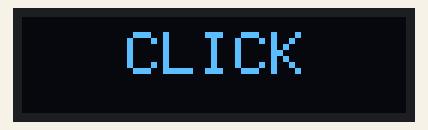
The sketch below on a simulated Arduino Leonardo, built with avr-gcc and run on an emulated ATmega32U4. On the bench: 128×32 one-colour display. USB keyboard and mouse output is not drawn.

Above: at 2.1 s.
At 6.2 s:
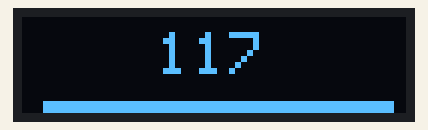
At 11.3 s:
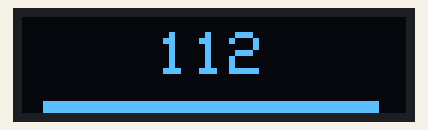
At 20.4 s:
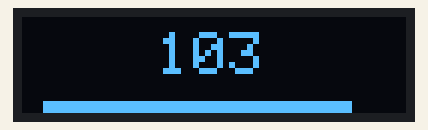
At 29.6 s:
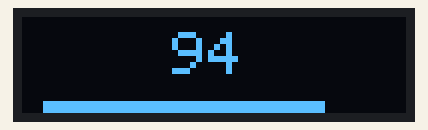
At 38.7 s:
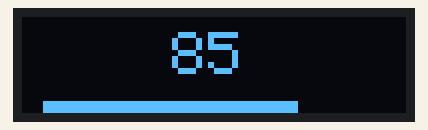

The sketch:

sketch_mouse_jiggler_counter.ino
```cpp
#include <Wire.h>
#include <Adafruit_GFX.h>
#include <Adafruit_SSD1306.h>
#include <Mouse.h>

#define SCREEN_WIDTH 128 // OLED display width, in pixels
#define SCREEN_HEIGHT 32 // OLED display height, in pixels
// #define COUNTER_COL 60 // Counter horisontal position, default display
// #define TEXT_COL 40 // Text horisontal position, default display
// #define TEXT_ROW 15 // Text vertical position, default display
#define COUNTER_COL 55 // Counter horisontal position, flipped display
#define TEXT_COL 35 // Text horisontal position, flipped display
#define TEXT_ROW 5 // Text vertical position, flipped display

// Declaration for an SSD1306 display connected to I2C (SDA, SCL pins)
Adafruit_SSD1306 display(SCREEN_WIDTH, SCREEN_HEIGHT, &Wire, -1);

void setup() {
  Serial.begin(115200);

  if(!display.begin(SSD1306_SWITCHCAPVCC, 0x3C)) { // Address 0x3D for 128x64
    Serial.println(F("SSD1306 allocation failed"));
    for(;;);
  }

  delay(2000); // Wait for initializing
  display.clearDisplay(); // Clear display

  display.setRotation(2); // Flip display

  display.setTextSize(2);
  display.setTextColor(WHITE);
  display.setCursor(TEXT_COL, TEXT_ROW);
  display.println("CLICK");
  display.display();

  Mouse.begin();
}

uint8_t textShift(uint8_t num) {
  if (num > 99) return 10;
  else if (num > 9) return 5;
  else return 0;
}

void loop() {

  while(true) {
    Mouse.move(4,0,0);
    delay(100);
    Mouse.move(-4,0,0);

    delay(1000);

    for (int i = 120; i >= 0; i--) {
      display.clearDisplay();
      display.setCursor(COUNTER_COL - textShift(i), TEXT_ROW);
      display.println(i);
      display.fillRect(7, 28, i, 4, WHITE);
      display.display();

      delay(1000);
    }

    display.clearDisplay();
    display.setCursor(TEXT_COL, TEXT_ROW);
    display.println("CLICK");
    display.display();
  }
}
```

Measured:
- what the display in image 0 shows lasts 1.2 s, from 2.0 s to 3.2 s
- what the display in image 1 shows lasts 1.0 s, from 6.2 s to 7.2 s
